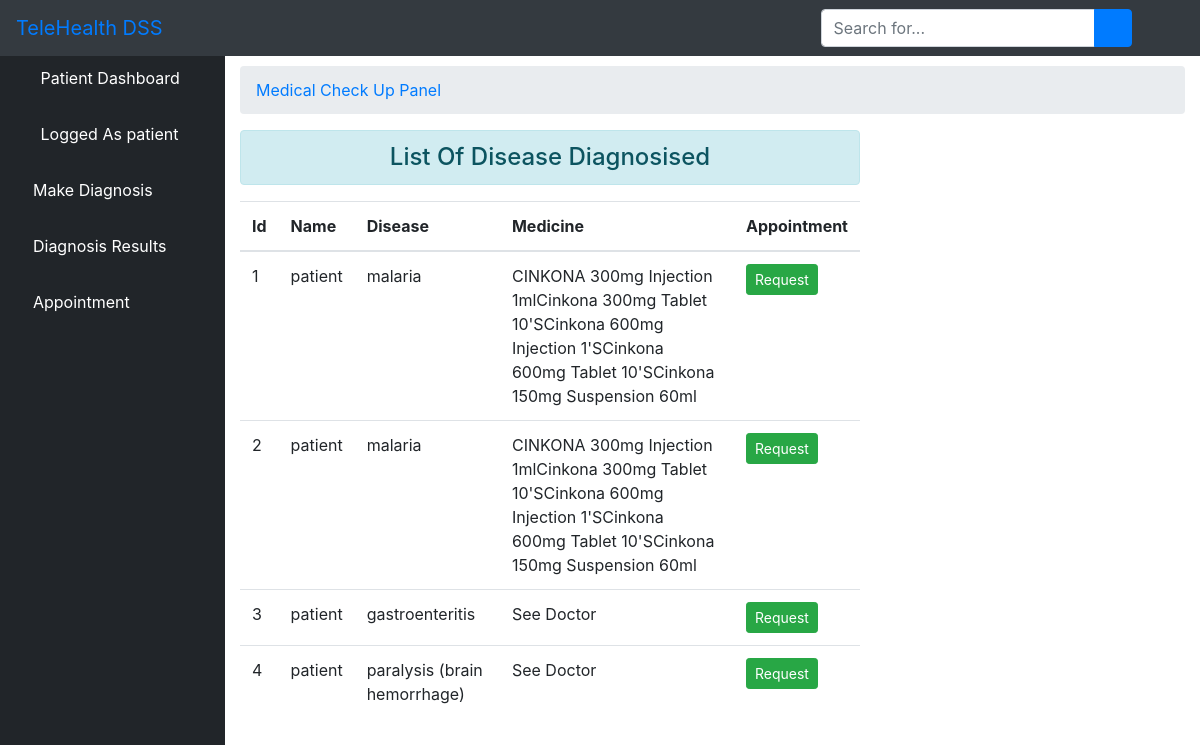
Screenshot of /result/ (signed in) with the database file from the repository.
### core/models.py (models this page shows, shortened)
class User(AbstractUser):
    is_patient = models.BooleanField(default=False)
    is_doctor = models.BooleanField(default=False)
    phonenumber = models.CharField(max_length=200,null=True)

class Medical(models.Model):
    s1 = models.CharField(max_length=200)
    s2 = models.CharField(max_length=200)
    s3 = models.CharField(max_length=200)
    s4 = models.CharField(max_length=200)
    s5 = models.CharField(max_length=200)
    disease = models.CharField(max_length=200)
    medicine = models.CharField(max_length=200)
    patient = models.ForeignKey(User, related_name="patient", on_delete= models.CASCADE)
    doctor = models.ForeignKey(User, related_name="doctor", on_delete= models.CASCADE, null=True)
    created_on = models.DateTimeField(auto_now_add=True)

### core/views.py (the view)
# urls.py: path('result/', views.patient_result, name='result'),
def patient_result(request):
	user_id = request.user.id
	disease = Medical.objects.all().filter(patient_id=user_id)
	context = {'disease':disease, 'status':'1'}
	return render(request, 'patient/result.html', context)

### core/templates/patient/result.html (shortened to what this page needs)
{% extends 'patient/base.html' %}
{% block body %}
 <div id="content-wrapper">
        <div class="container-fluid">
            <ol class="breadcrumb">
                <li class="breadcrumb-item">
                    <a href="">Medical Check Up Panel</a>
                </li>
            </ol>
            <div class="row">
            <div class="col-sm-8">
                <h4 class="text-center alert alert-info">List Of Disease Diagnosised</h4>
                <table class="table table-hover">
                    <thead>
                        <tr>
                            <th scope="col">Id</th>
                            <th scope="col">Name</th>
                            <th scope="col">Disease</th>
                            <th scope="col">Medicine</th>
                            <th scope="col">Appointment</th>
                        </tr>
                    </thead>
                    <tbody id="tbody">
                        {% for d in disease %}
                        <tr>
                            <td>{{ d.id }}</td>
                            <td>{{ d.patient.username }}</td>
                            <td>{{ d.disease }}</td>
                            {% if d.medicine == "" %}
                            <td>Yet Recommended</td>
                            {% else %}
                            <td>{{ d.medicine }}</td>
                            {% endif %}
                            <td>
                                <input class="btn btn-success btn-sm btn_ment" type="button" data-sid="{{d.id}}" value="Request">
                            </td>
                        </tr>
                        {% endfor %}
                    </tbody>
                </table>
            </div>
            </div>
        </div>
        </div>
{% endblock %}

### core/templates/patient/base.html (shortened to what this page needs)
{% load static %}
<!DOCTYPE html>
<html>
<head>
    <link rel="stylesheet" href="{% static 'core/css/bootstrap/four/bootstrap.css' %}">
    <link href="{% static 'core/css/sb-admin.css' %}" rel="stylesheet">
    <link href="{% static 'core/css/fontawesome-free/css/all.min.css' %}" rel="stylesheet" type="text/css">
</head>
<body id="page-top">
<nav class="navbar navbar-expand navbar-dark bg-dark fixed-top">
    <a class="navbar-brand mr-1 text-primary" href="">TeleHealth DSS</a>
    <button class="btn btn-link btn-sm text-white order-1 order-sm-0" id="sidebarToggle" href="#">
        <i class="fas fa-bars"></i>
    </button>
    <form class="d-none d-md-inline-block form-inline ml-auto mr-0 mr-md-3 my-2 my-md-0">
        <div class="input-group">
            <input type="text" class="form-control" placeholder="Search for..." aria-label="Search" aria-describedby="basic-addon2">
            <div class="input-group-append">
                <button class="btn btn-primary" type="button">
                    <i class="fas fa-search"></i>
                </button>
            </div>
        </div>
    </form>
    <ul class="navbar-nav ml-auto ml-md-0">
        <li class="nav-item dropdown no-arrow">
            <a class="nav-link dropdown-toggle" href="#" id="userDropdown" role="button" data-toggle="dropdown" aria-haspopup="true" aria-expanded="false">
                <i class="fas fa-user-circle fa-fw text-primary"></i>
            </a>
        </li>
    </ul>
</nav>
<div id="wrapper" style="padding-top: 50px">
<ul class="sidebar navbar-nav">
    <li class="nav-item active">
        <a class="nav-link" href="{% url 'patient' %}">
            <i class="fas fa-fw fa-tachometer-alt"></i>
            <span>Patient Dashboard</span>
        </a>
    </li>
    <li class="nav-item active">
        <a class="nav-link" href="">
            <i class="fas fa-user-circle fa-fw text-primary"></i>
            <span>Logged As {{ user.username }}</span>
        </a>
    </li>
    {% if status == '1' %}
     <li class="nav-item">
        <a class="nav-link" href="{% url 'diagnosis' %}">
            <i class="fas fa-microscope text-primary"></i>
            <span style="color: white">Make Diagnosis</span>
        </a>
    </li>
    <li class="nav-item">
        <a class="nav-link" href="{% url 'result' %}">
            <i class="fas fa-pager text-primary"></i>
            <span style="color: white">Diagnosis Results</span>
        </a>
    </li>
    <li class="nav-item">
        <a class="nav-link" href="{% url 'ment_list' %}">
            <i class="fas fa-calendar text-primary"></i>
            <span style="color: white">Appointment</span>
        </a>
    </li>
    {% endif %}
</ul>
    {% block body %}{% endblock %}
</div>

### rows the page displays
User: username "patient"
Medical: id "1", patient.username "patient", disease "malaria", medicine "CINKONA 300mg Injection 1mlCinkona 300mg Tablet 10'SCinkona 600mg Injection 1'SCinkona 600mg Tablet 10'SCinkona 150mg Suspension 60ml"
Medical: id "2", patient.username "patient", disease "malaria", medicine "CINKONA 300mg Injection 1mlCinkona 300mg Tablet 10'SCinkona 600mg Injection 1'SCinkona 600mg Tablet 10'SCinkona 150mg Suspension 60ml"
Medical: id "3", patient.username "patient", disease "gastroenteritis", medicine "See Doctor"
Medical: id "4", patient.username "patient", disease "paralysis (brain hemorrhage)", medicine "See Doctor"
